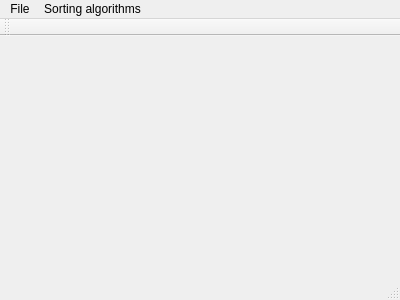
<?xml version="1.0" encoding="UTF-8"?>
<ui version="4.0">
 <class>MainWindow</class>
 <widget class="QMainWindow" name="MainWindow">
  <property name="geometry">
   <rect>
    <x>0</x>
    <y>0</y>
    <width>400</width>
    <height>300</height>
   </rect>
  </property>
  <property name="windowTitle">
   <string>MainWindow</string>
  </property>
  <widget class="QWidget" name="centralWidget"/>
  <widget class="QMenuBar" name="menuBar">
   <property name="geometry">
    <rect>
     <x>0</x>
     <y>0</y>
     <width>400</width>
     <height>21</height>
    </rect>
   </property>
   <widget class="QMenu" name="menuFile">
    <property name="title">
     <string>File</string>
    </property>
    <addaction name="actionExit"/>
   </widget>
   <widget class="QMenu" name="menuSorting_algorithms">
    <property name="title">
     <string>Sorting algorithms</string>
    </property>
    <addaction name="actionInsertion_Sort"/>
    <addaction name="actionBubble_Sort"/>
    <addaction name="actionSelection_Sort"/>
   </widget>
   <addaction name="menuFile"/>
   <addaction name="menuSorting_algorithms"/>
  </widget>
  <widget class="QToolBar" name="mainToolBar">
   <attribute name="toolBarArea">
    <enum>TopToolBarArea</enum>
   </attribute>
   <attribute name="toolBarBreak">
    <bool>false</bool>
   </attribute>
  </widget>
  <widget class="QStatusBar" name="statusBar"/>
  <action name="actionExit">
   <property name="text">
    <string>Exit</string>
   </property>
  </action>
  <action name="actionInsertion_Sort">
   <property name="text">
    <string>Insertion Sort</string>
   </property>
  </action>
  <action name="actionBubble_Sort">
   <property name="text">
    <string>Bubble_Sort</string>
   </property>
  </action>
  <action name="actionSelection_Sort">
   <property name="text">
    <string>Selection Sort</string>
   </property>
  </action>
 </widget>
 <layoutdefault spacing="6" margin="11"/>
 <resources/>
 <connections/>
</ui>
